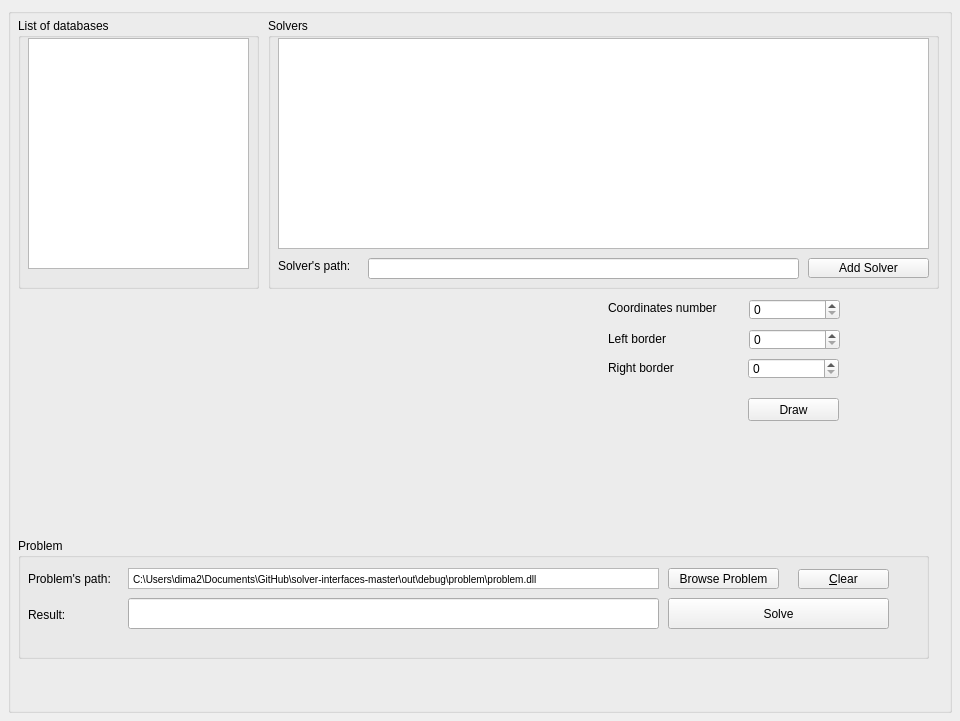
<?xml version="1.0" encoding="UTF-8"?>
<ui version="4.0">
 <class>Linker</class>
 <widget class="QWidget" name="Linker">
  <property name="geometry">
   <rect>
    <x>0</x>
    <y>0</y>
    <width>960</width>
    <height>721</height>
   </rect>
  </property>
  <property name="sizePolicy">
   <sizepolicy hsizetype="Preferred" vsizetype="Preferred">
    <horstretch>0</horstretch>
    <verstretch>0</verstretch>
   </sizepolicy>
  </property>
  <property name="baseSize">
   <size>
    <width>0</width>
    <height>0</height>
   </size>
  </property>
  <property name="windowTitle">
   <string>Qt SQL Browser</string>
  </property>
  <layout class="QVBoxLayout">
   <property name="spacing">
    <number>5</number>
   </property>
   <property name="leftMargin">
    <number>8</number>
   </property>
   <property name="topMargin">
    <number>8</number>
   </property>
   <property name="rightMargin">
    <number>8</number>
   </property>
   <property name="bottomMargin">
    <number>8</number>
   </property>
   <item>
    <widget class="QGroupBox" name="groupBox_2">
     <property name="sizePolicy">
      <sizepolicy hsizetype="Expanding" vsizetype="Minimum">
       <horstretch>2</horstretch>
       <verstretch>2</verstretch>
      </sizepolicy>
     </property>
     <property name="title">
      <string/>
     </property>
     <widget class="QGroupBox" name="groupBox_3">
      <property name="geometry">
       <rect>
        <x>10</x>
        <y>10</y>
        <width>241</width>
        <height>271</height>
       </rect>
      </property>
      <property name="title">
       <string>List of databases</string>
      </property>
      <widget class="ConnectionWidget" name="connectionWidget">
       <property name="geometry">
        <rect>
         <x>10</x>
         <y>20</y>
         <width>221</width>
         <height>231</height>
        </rect>
       </property>
       <property name="sizePolicy">
        <sizepolicy hsizetype="Ignored" vsizetype="Expanding">
         <horstretch>1</horstretch>
         <verstretch>0</verstretch>
        </sizepolicy>
       </property>
      </widget>
     </widget>
     <widget class="QGroupBox" name="groupBox_4">
      <property name="geometry">
       <rect>
        <x>260</x>
        <y>10</y>
        <width>671</width>
        <height>271</height>
       </rect>
      </property>
      <property name="title">
       <string>Solvers</string>
      </property>
      <widget class="QTableView" name="table">
       <property name="geometry">
        <rect>
         <x>10</x>
         <y>20</y>
         <width>651</width>
         <height>211</height>
        </rect>
       </property>
       <property name="sizePolicy">
        <sizepolicy hsizetype="Expanding" vsizetype="Expanding">
         <horstretch>2</horstretch>
         <verstretch>0</verstretch>
        </sizepolicy>
       </property>
       <property name="contextMenuPolicy">
        <enum>Qt::ActionsContextMenu</enum>
       </property>
       <property name="selectionBehavior">
        <enum>QAbstractItemView::SelectRows</enum>
       </property>
      </widget>
      <widget class="QPushButton" name="addSolverButton">
       <property name="geometry">
        <rect>
         <x>540</x>
         <y>240</y>
         <width>121</width>
         <height>20</height>
        </rect>
       </property>
       <property name="text">
        <string>Add Solver</string>
       </property>
      </widget>
      <widget class="QLineEdit" name="lineSolver">
       <property name="geometry">
        <rect>
         <x>100</x>
         <y>240</y>
         <width>431</width>
         <height>21</height>
        </rect>
       </property>
      </widget>
      <widget class="QLabel" name="label_3">
       <property name="geometry">
        <rect>
         <x>10</x>
         <y>240</y>
         <width>81</width>
         <height>16</height>
        </rect>
       </property>
       <property name="text">
        <string>Solver's path:</string>
       </property>
      </widget>
     </widget>
     <widget class="QGroupBox" name="groupBox_5">
      <property name="geometry">
       <rect>
        <x>10</x>
        <y>530</y>
        <width>911</width>
        <height>121</height>
       </rect>
      </property>
      <property name="sizePolicy">
       <sizepolicy hsizetype="Expanding" vsizetype="Minimum">
        <horstretch>2</horstretch>
        <verstretch>1</verstretch>
       </sizepolicy>
      </property>
      <property name="title">
       <string>Problem</string>
      </property>
      <widget class="QPushButton" name="clearButton">
       <property name="geometry">
        <rect>
         <x>780</x>
         <y>31</y>
         <width>91</width>
         <height>20</height>
        </rect>
       </property>
       <property name="text">
        <string>&amp;Clear</string>
       </property>
      </widget>
      <widget class="QPushButton" name="browseButton">
       <property name="geometry">
        <rect>
         <x>650</x>
         <y>30</y>
         <width>111</width>
         <height>21</height>
        </rect>
       </property>
       <property name="text">
        <string>Browse Problem</string>
       </property>
      </widget>
      <widget class="QLabel" name="label">
       <property name="geometry">
        <rect>
         <x>10</x>
         <y>30</y>
         <width>91</width>
         <height>21</height>
        </rect>
       </property>
       <property name="text">
        <string>Problem's path:</string>
       </property>
      </widget>
      <widget class="QPushButton" name="solveButton">
       <property name="geometry">
        <rect>
         <x>650</x>
         <y>60</y>
         <width>221</width>
         <height>31</height>
        </rect>
       </property>
       <property name="text">
        <string>Solve</string>
       </property>
      </widget>
      <widget class="QTextBrowser" name="filePathProblem">
       <property name="enabled">
        <bool>true</bool>
       </property>
       <property name="geometry">
        <rect>
         <x>110</x>
         <y>30</y>
         <width>531</width>
         <height>21</height>
        </rect>
       </property>
       <property name="verticalScrollBarPolicy">
        <enum>Qt::ScrollBarAlwaysOff</enum>
       </property>
       <property name="horizontalScrollBarPolicy">
        <enum>Qt::ScrollBarAlwaysOff</enum>
       </property>
       <property name="lineWrapMode">
        <enum>QTextEdit::WidgetWidth</enum>
       </property>
       <property name="readOnly">
        <bool>false</bool>
       </property>
       <property name="html">
        <string>&lt;!DOCTYPE HTML PUBLIC &quot;-//W3C//DTD HTML 4.0//EN&quot; &quot;http://www.w3.org/TR/REC-html40/strict.dtd&quot;&gt;
&lt;html&gt;&lt;head&gt;&lt;meta name=&quot;qrichtext&quot; content=&quot;1&quot; /&gt;&lt;style type=&quot;text/css&quot;&gt;
p, li { white-space: pre-wrap; }
&lt;/style&gt;&lt;/head&gt;&lt;body style=&quot; font-family:'MS Shell Dlg 2'; font-size:7.8pt; font-weight:400; font-style:normal;&quot;&gt;
&lt;p style=&quot; margin-top:0px; margin-bottom:0px; margin-left:0px; margin-right:0px; -qt-block-indent:0; text-indent:0px;&quot;&gt;C:\Users\dima2\Documents\GitHub\solver-interfaces-master\out\debug\problem\problem.dll&lt;/p&gt;&lt;/body&gt;&lt;/html&gt;</string>
       </property>
      </widget>
      <widget class="QLabel" name="label_2">
       <property name="geometry">
        <rect>
         <x>10</x>
         <y>70</y>
         <width>46</width>
         <height>13</height>
        </rect>
       </property>
       <property name="text">
        <string>Result:</string>
       </property>
      </widget>
      <widget class="QLineEdit" name="lineResult">
       <property name="geometry">
        <rect>
         <x>110</x>
         <y>60</y>
         <width>531</width>
         <height>31</height>
        </rect>
       </property>
      </widget>
     </widget>
     <widget class="QCustomPlot" name="Plot" native="true">
      <property name="geometry">
       <rect>
        <x>9</x>
        <y>289</y>
        <width>571</width>
        <height>231</height>
       </rect>
      </property>
     </widget>
     <widget class="QSpinBox" name="Number_C">
      <property name="geometry">
       <rect>
        <x>741</x>
        <y>291</y>
        <width>91</width>
        <height>21</height>
       </rect>
      </property>
     </widget>
     <widget class="QLabel" name="label_4">
      <property name="geometry">
       <rect>
        <x>600</x>
        <y>290</y>
        <width>121</width>
        <height>20</height>
       </rect>
      </property>
      <property name="text">
       <string>Сoordinates number</string>
      </property>
     </widget>
     <widget class="QSpinBox" name="Left_B">
      <property name="geometry">
       <rect>
        <x>741</x>
        <y>321</y>
        <width>91</width>
        <height>21</height>
       </rect>
      </property>
     </widget>
     <widget class="QLabel" name="label_5">
      <property name="geometry">
       <rect>
        <x>600</x>
        <y>320</y>
        <width>121</width>
        <height>21</height>
       </rect>
      </property>
      <property name="text">
       <string>Left border</string>
      </property>
     </widget>
     <widget class="QLabel" name="label_6">
      <property name="geometry">
       <rect>
        <x>600</x>
        <y>350</y>
        <width>101</width>
        <height>20</height>
       </rect>
      </property>
      <property name="text">
       <string>Right border</string>
      </property>
     </widget>
     <widget class="QSpinBox" name="Right_B">
      <property name="geometry">
       <rect>
        <x>740</x>
        <y>350</y>
        <width>91</width>
        <height>21</height>
       </rect>
      </property>
     </widget>
     <widget class="QPushButton" name="Draw">
      <property name="geometry">
       <rect>
        <x>740</x>
        <y>390</y>
        <width>91</width>
        <height>23</height>
       </rect>
      </property>
      <property name="text">
       <string>Draw</string>
      </property>
     </widget>
    </widget>
   </item>
  </layout>
  <action name="insertRowAction">
   <property name="enabled">
    <bool>false</bool>
   </property>
   <property name="text">
    <string>&amp;Insert Row</string>
   </property>
   <property name="statusTip">
    <string>Inserts a new Row</string>
   </property>
   <property name="visible">
    <bool>false</bool>
   </property>
  </action>
  <action name="deleteRowAction">
   <property name="enabled">
    <bool>false</bool>
   </property>
   <property name="text">
    <string>&amp;Delete Row</string>
   </property>
   <property name="statusTip">
    <string>Deletes the current Row</string>
   </property>
  </action>
 </widget>
 <customwidgets>
  <customwidget>
   <class>ConnectionWidget</class>
   <extends>QTreeView</extends>
   <header>connectionwidget.h</header>
  </customwidget>
  <customwidget>
   <class>QCustomPlot</class>
   <extends>QWidget</extends>
   <header>qcustomplot.h</header>
   <container>1</container>
  </customwidget>
 </customwidgets>
 <resources/>
 <connections/>
</ui>
